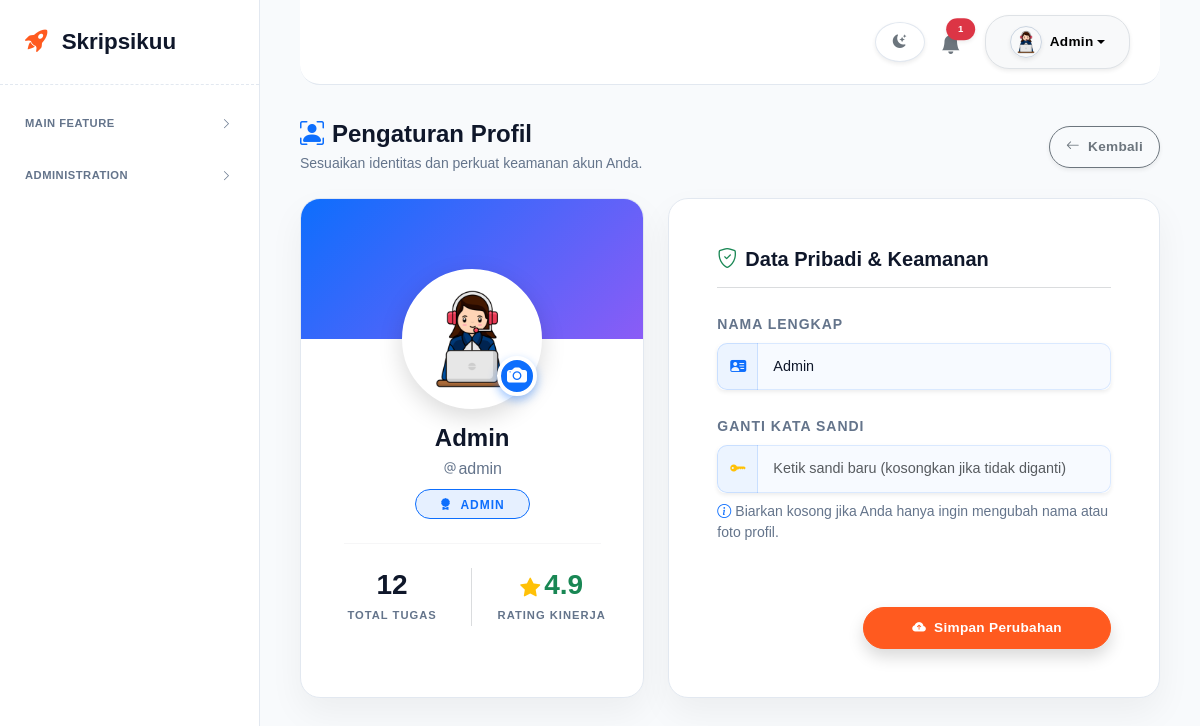
Page /profil (signed in) on the committed database.
### tables this page shows
CREATE TABLE users (
            id INTEGER PRIMARY KEY AUTOINCREMENT,
            username TEXT UNIQUE NOT NULL,
            password TEXT NOT NULL,
            nama_lengkap TEXT NOT NULL,
            role TEXT CHECK(role IN ('admin', 'reviewer', 'member')) NOT NULL
        , foto TEXT);

### rute_web.py (the view, shortened to what this page needs)
    @app.route('/profil', methods=['GET', 'POST'])
    def profil():
        if 'loggedin' not in session: return redirect(url_for('login'))
        conn = get_db_connection()
        user_id = session['id']
        user = conn.execute('SELECT * FROM users WHERE id = ?', (user_id,)).fetchone()
        conn.close()
        return render_template('profil.html', user=user, success=request.args.get('success'))

### app.py (called while the page is built)
def load_blacklist():
    if os.path.exists(FILE_BLACKLIST):
        with open(FILE_BLACKLIST, 'r') as f:
            try: return json.load(f)
            except: return []
    return []

@app.before_request
def bouncer_security():
    raw_ip = request.headers.get('X-Forwarded-For', request.remote_addr)
    ip = raw_ip.split(',')[0].strip() if raw_ip else '0.0.0.0'
    blacklist_dinamis = load_blacklist()
    if ip in BLOCKED_IPS or ip in blacklist_dinamis:
        abort(403)
    ua = request.headers.get('User-Agent', '')
    if any(bot in ua for bot in BLOCKED_UAS):
        abort(403)

@app.after_request
def izinkan_cors(response):
    domain_aman = [
        'https://skripsikuu.pythonanywhere.com',  # Web Skripsikuu sendiri
        'https://itarya.pythonanywhere.com',      # Web Monitoring lu
        'http://localhost:5000',                  # Buat lu testing di komputer lokal
        'http://127.0.0.1:5000'
    ]
    origin_masuk = request.headers.get('Origin')
    if origin_masuk in domain_aman:
        response.headers['Access-Control-Allow-Origin'] = origin_masuk
    response.headers['Access-Control-Allow-Headers'] = 'Content-Type,Authorization'
    return response

### mesin_db.py (called while the page is built)
def get_db_connection():
    db_path = os.path.join(BASE_DIR, 'dashboard_tugas.db')
    conn = sqlite3.connect(db_path, timeout=15)
    conn.row_factory = sqlite3.Row
    return conn

### templates/profil.html (shortened to what this page needs)
{% extends "base.html" %}
{% block content %}
<div class="container px-0" data-aos="fade-up">
    <div class="d-flex justify-content-between align-items-center mb-4 mt-2">
        <div>
            <h4 class="fw-bolder text-utama mb-1"><i class="bi bi-person-bounding-box text-primary me-2"></i>Pengaturan Profil</h4>
            <p class="text-muted small mb-0">Sesuaikan identitas dan perkuat keamanan akun Anda.</p>
        </div>
        <a href="/dashboard" class="btn btn-outline-secondary btn-sm fw-bold px-3 rounded-pill shadow-sm">
            <i class="bi bi-arrow-left me-1"></i> Kembali
        </a>
    </div>
    <div class="row">
        <div class="col-xl-5 col-lg-6 mb-4">
            <div class="profile-card h-100 text-center pb-4">
                <form method="POST" enctype="multipart/form-data" id="formProfilAvatar">
                    <div class="profile-avatar-wrapper">
                        <img src="{{ user['foto'] or url_for('static', filename='img/default_avatar.png') }}"
                             alt="Profile Picture"
                             id="profilePreview"
                             class="profile-img-big">
                        <label for="foto" class="photo-upload-label" title="Unggah Foto Baru">
                            <i class="bi bi-camera-fill fs-5"></i>
                        </label>
                    </div>
                    <h4 class="fw-bolder text-utama mt-2 mb-1">{{ user['nama_lengkap'] }}</h4>
                    <p class="text-muted mb-2"><i class="bi bi-at"></i>{{ user['username'] }}</p>
                    <span class="badge bg-primary bg-opacity-10 text-primary border border-primary rounded-pill px-4 py-2 fw-bold text-uppercase" style="letter-spacing: 1px;">
                        <i class="bi bi-award-fill me-1"></i> {{ session['role'] }}
                    </span>
                    <hr class="w-75 mx-auto my-4 border-secondary border-opacity-25">
                    <div class="row text-center px-4">
                        <div class="col-6 border-end border-secondary border-opacity-25">
                            <h3 class="fw-bolder text-utama mb-0">12</h3>
                            <span class="text-muted small text-uppercase fw-bold" style="letter-spacing: 1px; font-size: 0.7rem;">Total Tugas</span>
                        </div>
                        <div class="col-6">
                            <h3 class="fw-bolder text-success mb-0"><i class="bi bi-star-fill text-warning fs-5 me-1"></i>4.9</h3>
                            <span class="text-muted small text-uppercase fw-bold" style="letter-spacing: 1px; font-size: 0.7rem;">Rating Kinerja</span>
                        </div>
                    </div>
            </div>
        </div>
        <div class="col-xl-7 col-lg-6 mb-4">
            <div class="profile-card h-100 p-4 p-xl-5">
                <h5 class="fw-bold text-utama mb-4 border-bottom border-secondary border-opacity-25 pb-3">
                    <i class="bi bi-shield-check text-success me-2"></i>Data Pribadi & Keamanan
                </h5>
                    <div class="mb-4">
                        <label class="form-label text-muted small fw-bold text-uppercase" style="letter-spacing: 1px;">Nama Lengkap</label>
                        <div class="input-group shadow-sm rounded-3">
                            <span class="input-group-text input-group-text-custom"><i class="bi bi-person-vcard-fill"></i></span>
                            <input type="text" name="nama_lengkap" class="form-control form-control-custom text-utama" value="{{ user['nama_lengkap'] }}" required placeholder="Ketik nama lengkap Anda">
                        </div>
                    </div>
                    <div class="mb-4">
                        <label class="form-label text-muted small fw-bold text-uppercase" style="letter-spacing: 1px;">Ganti Kata Sandi</label>
                        <div class="input-group shadow-sm rounded-3">
                            <span class="input-group-text input-group-text-custom"><i class="bi bi-key-fill text-warning"></i></span>
                            <input type="password" name="password_baru" class="form-control form-control-custom text-utama" placeholder="Ketik sandi baru (kosongkan jika tidak diganti)">
                        </div>
                        <div class="form-text text-muted mt-2 small">
                            <i class="bi bi-info-circle text-primary me-1"></i>Biarkan kosong jika Anda hanya ingin mengubah nama atau foto profil.
                        </div>
                    </div>
                    <div class="mt-5 pt-3 text-end">
                        <button type="submit" class="btn btn-primary btn-lg rounded-pill px-5 fw-bold shadow">
                            <i class="bi bi-cloud-arrow-up-fill me-2"></i>Simpan Perubahan
                        </button>
                    </div>
            </div>
        </div>
    </div>
</div>
{% endblock %}

### static/style.css (style rules this page uses)
:root { --bg-canvas: #f8fafc; --bg-card: #ffffff; --bg-sidebar: #ffffff; --bg-header: #ffffff; --text-utama: #0f172a; --text-muted: #64748b; --text-nav-inactive: #475569; --border-kaca: #e2e8f0; --bg-light-box: #f1f5f9; --shadow-spectra: 0 4px 20px rgba(15, 23, 42, 0.03); }
body { font-family: 'Plus Jakarta Sans', sans-serif; background-color: var(--bg-canvas); color: var(--text-utama); overflow-x: hidden; transition: background-color 0.3s ease, color 0.3s ease; position: relative; -webkit-font-smoothing: antialiased; -moz-osx-font-smoothing: grayscale; font-weight: 400; }
.text-muted { color: var(--text-muted) !important; }
.btn { border-radius: 24px; font-weight: 500; font-size: 0.85rem; padding: 10px 24px; letter-spacing: 0.3px; transition: all 0.2s ease-in-out; }
.btn-primary { background: #ff5a1f; border: 1px solid #ff5a1f; color: #ffffff; }
.form-label-custom, label { font-weight: 500; color: var(--text-muted); font-size: 0.85rem; letter-spacing: 0.3px; margin-bottom: 8px; }
.form-control, .form-select { border-radius: 12px; border: 1px solid var(--border-kaca); background-color: var(--bg-canvas); color: var(--text-utama); padding: 12px 18px; font-size: 0.9rem; font-weight: 400; transition: all 0.2s ease; }
.badge { border-radius: 8px; padding: 6px 12px; font-weight: 600; letter-spacing: 0.3px; }
.profile-card { background: var(--bg-card); border: 1px solid var(--border-kaca); border-radius: 20px; overflow: hidden; box-shadow: 0 15px 35px rgba(0, 0, 0, 0.05); backdrop-filter: blur(10px); }
.profile-avatar-wrapper { position: relative; width: 140px; height: 140px; margin: -70px auto 15px; z-index: 2; }
.profile-img-big { width: 100%; height: 100%; object-fit: cover; border-radius: 50%; border: 5px solid var(--bg-card); box-shadow: 0 8px 25px rgba(0, 0, 0, 0.15); transition: transform 0.3s ease; background-color: #fff; }
.photo-upload-label { position: absolute; bottom: 5px; right: 5px; background: #0d6efd; color: white; width: 40px; height: 40px; border-radius: 50%; display: flex; align-items: center; justify-content: center; cursor: pointer; border: 4px solid var(--bg-card); box-shadow: 0 4px 10px rgba(13, 110, 253, 0.4); transition: all 0.3s ease; }
.form-control-custom { background-color: rgba(13, 110, 253, 0.03); border: 1px solid rgba(13, 110, 253, 0.15); border-radius: 0 10px 10px 0; padding: 12px 15px; }
.input-group-text-custom { background-color: rgba(13, 110, 253, 0.08); border: 1px solid rgba(13, 110, 253, 0.15); border-radius: 10px 0 0 10px; border-right: none; color: #0d6efd; }

### rows in the picture
users: foto (picture), nama_lengkap "Admin", username "admin"

### other values in the picture
{{ notif_count }} "1"
{{ session['nama_lengkap'] }} "Admin"
{{ session['role'] }} "ADMIN"
